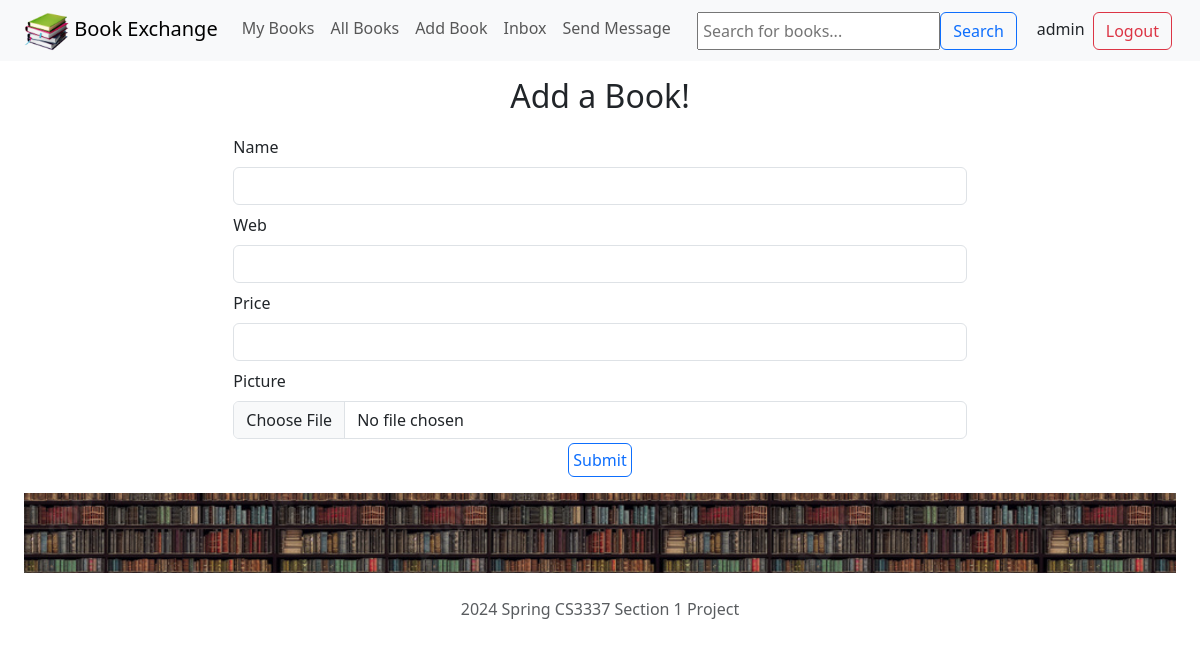
Page /postbook (signed in) on the committed database.
### bookMng/models.py (models this page shows, shortened)
class MainMenu(models.Model):
    item = models.CharField(max_length=200, unique=True)
    link = models.CharField(max_length=200, unique=True)

### bookMng/views.py (the view)
# urls.py: path('postbook', views.postbook, name='postbook'),
@login_required(login_url=reverse_lazy('login'))
def postbook(request):
    submitted = False
    if request.method == 'POST':
        form = BookForm(request.POST, request.FILES)
        if form.is_valid():
            book = form.save(commit=False)
            try:
                book.username = request.user
            except Exception:
                pass
            book.save()
            return HttpResponseRedirect('/postbook?submitted=True')
    else:
        form = BookForm()
        if 'submitted' in request.GET:
            submitted = True
    return render(request,
                  'bookMng/postbook.html',
                  {
                      'form': form,
                      'item_list': MainMenu.objects.all(),
                      'submitted': submitted
                  })

### bookMng/forms.py
class BookForm(ModelForm):
    class Meta:
        model = Book
        fields = [
            'name',
            'web',
            'price',
            'picture',
        ]

### bookEx/templates/bookMng/postbook.html (shortened to what this page needs)
{% extends "base.html" %}
{% load static %}
{% load widget_tweaks %}
{% block content %}
<h2>Add a Book!</h2>
{% if submitted %}
Book posted successfully!
{% else %}
<div class="container p-2 text-start">
    <div class="row">
        <div class="col-md-8 offset-md-2">
            <form action="" enctype="multipart/form-data" method="post" novalidate>
                <div class="form-group p-1">
                    <label for="id_name" class="form-label">Name</label>
                    {% render_field form.name class+='form-control' %}
                </div>
                <div class="form-group p-1">
                    <label for="id_web" class="form-label">Web</label>
                    {% render_field form.web class+='form-control' %}
                </div>
                <div class="form-group p-1">
                    <label for="id_price" class="form-label">Price</label>
                    {% render_field form.price class+='form-control' %}
                </div>
                <div class="form-group p-1">
                    <label for="id_picture" class="form-label">Picture</label>
                    {% render_field form.picture class+='form-control' %}
                </div>
                <div class="text-center">
                    <input class="btn btn-outline-primary p-1" type="submit" value="Submit">
                </div>
            </form>
        </div>
    </div>
</div>
{% endif %}
{% endblock content %}

### bookEx/templates/base.html (shortened to what this page needs)
{% load static %}
<!DOCTYPE html>
<html lang="en">
<head>
    <link href="https://cdn.jsdelivr.net/npm/bootstrap@5.3.3/dist/css/bootstrap.min.css" rel="stylesheet">
</head>
<body>
    <header>
        <nav class="navbar navbar-expand-lg bg-body-tertiary navbar-light">
            <div class="container-fluid">
                <div class="collapse navbar-collapse container">
                    <ul class="navbar-nav">
                        <li>
                            <a class="navbar-brand" href="/">
                                <img src="{% static 'logo.png' %}" alt="Home" width="45" height="45" />
                                Book Exchange
                            </a>
                        </li>
                        {% block sidenav %}
                        {% for item in item_list %}
                        <li class="nav-item">
                            <a class="nav-link" href="{{ item.link }}">{{item.item}}</a>
                        </li>
                        {% endfor %}
                        {% endblock sidenav %}
                    </ul>
                </div>
                <form class="ms-auto d-inline-flex" action="{% url 'search' %}" method="post">
                    <input class="px-1" type="text" name="q" placeholder="Search for books...">
                    <button class="btn btn-outline-primary" type="submit">Search</button>
                </form>
                <span>
                    {% if user.is_authenticated %}
                    <form class="ms-auto text-nowrap px-3" action="{% url 'logout' %}?next=/" method="post">
                        <span class="px-1">{{ user.username }}</span>
                        <button class="btn btn-outline-danger" type="submit">Logout</button>
                    </form>
                    {% else %}
                    <form class="ms-auto text-nowrap px-3" action="{% url 'login' %}?next=/" method="get">
                        <span class="px-1">Not Logged In</span>
                        <button class="btn btn-outline-primary" type="submit">Login</button>
                        {% csrf_token %}
                    </form>
                    {% endif %}
                </span>
            </div>
        </nav>
    </header>
    <main class="container-fluid p-3 text-center">
        {% block content %}{% endblock content %}
        <img class="img-fluid p-2 w-100" src="{% static 'shelf.png' %}" alt="Banner">
    </main>
    <footer class="text-center text-muted">
        2024 Spring CS3337 Section 1 Project
    </footer>
</body>
</html>

### rows in the picture
MainMenu: item "My Books"
MainMenu: item "All Books"
MainMenu: item "Add Book"
MainMenu: item "Inbox"
MainMenu: item "Send Message"

### other values in the picture
{{ user.username }} "admin"
